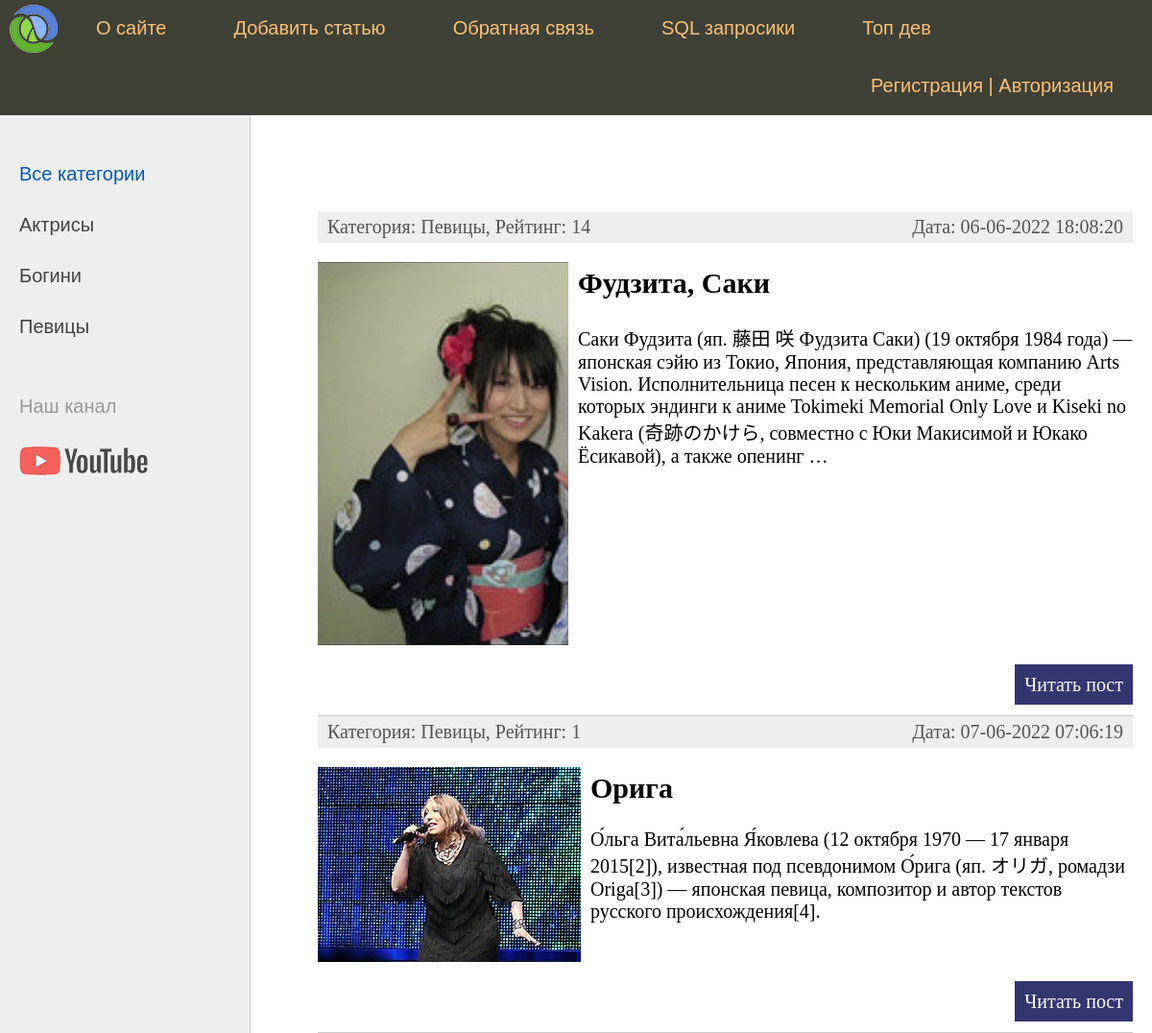
The app's page / (upper part), older data.
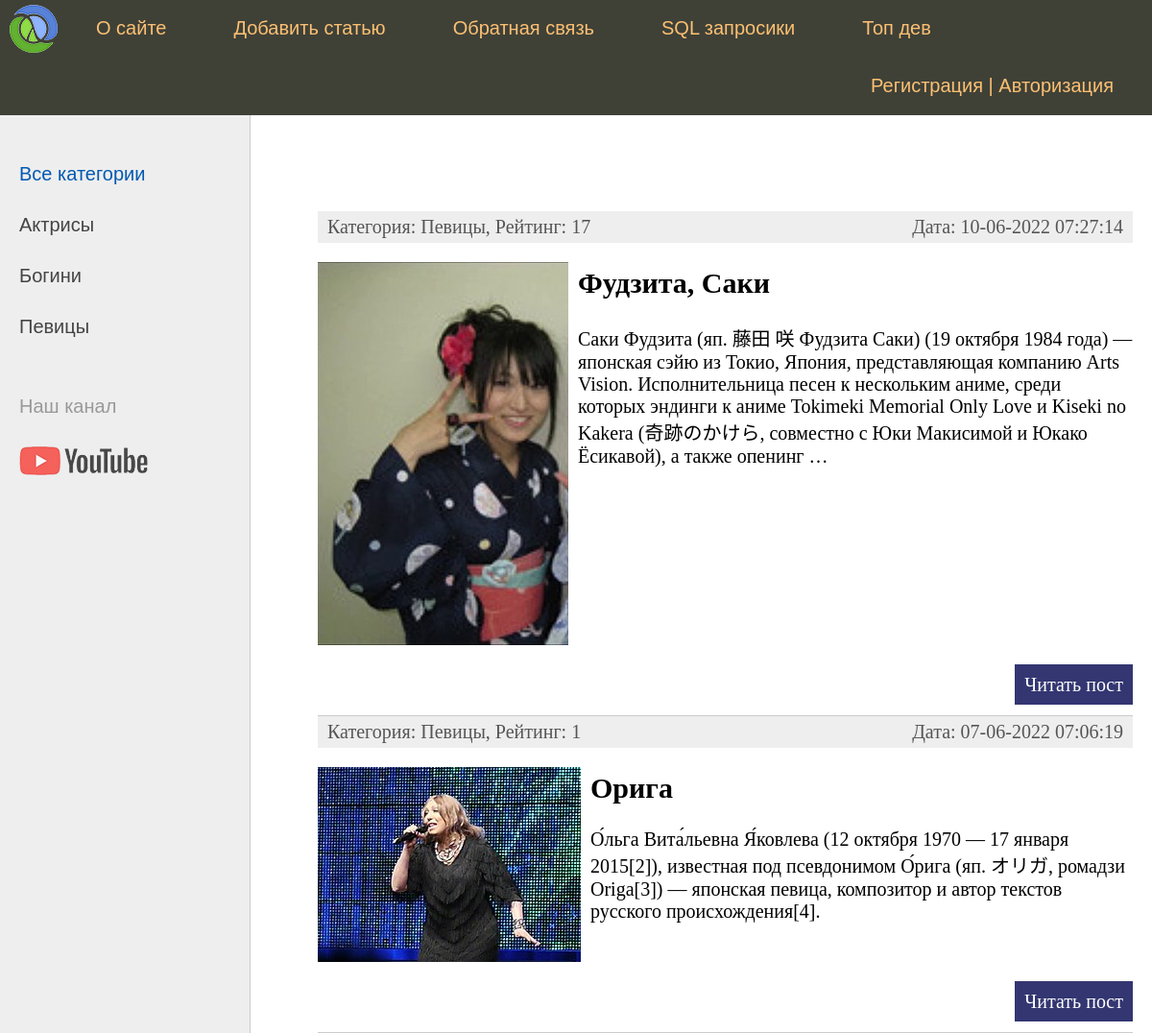
The same page, newer data.
### women/models.py (models this page shows, shortened)
class Women(models.Model):
    title = models.CharField(max_length=255, verbose_name='Заголовок')
    slug = models.SlugField(max_length=255, unique=True, db_index=True, verbose_name='URL')
    content = models.TextField(blank=True, verbose_name='Текст статьи')
    photo = models.ImageField(upload_to="photos/%Y/%m/%d/", verbose_name='Фото')
    time_create = models.DateTimeField(auto_now_add=True, verbose_name='Время создания')
    time_update = models.DateTimeField(auto_now=True, verbose_name='Время изменения')
    like = models.IntegerField(default=0, verbose_name='Лайки')
    is_published = models.BooleanField(default=True, verbose_name='Публикация')
    cat = models.ForeignKey('Category', on_delete=models.PROTECT, verbose_name='Категория')
    def get_absolute_url(self):
        return reverse('post', kwargs={'post_slug': self.slug})
    class Meta:
        verbose_name = 'Известные женщины'
        verbose_name_plural = 'Известные женщины'
        ordering = ['time_create', 'title']

class Category(models.Model):
    name = models.CharField(max_length=100, db_index=True, verbose_name='Название категории')
    slug = models.SlugField(max_length=255, unique=True, db_index=True, verbose_name='URL')
    def __str__(self):
        return self.name
    def get_absolute_url(self):
        return reverse('category', kwargs={'cat_slug': self.slug})
    class Meta:
        verbose_name = 'Категория'
        verbose_name_plural = 'Категории'
        ordering = ['name']

### women/views.py (the view)
# urls.py: path('', WomenHome.as_view(), name='home'),
class WomenHome(View):
    model = Women  # да это лишняя строчка
    def get(self, request):
        posts = Women.objects.all()
        paginator = Paginator(posts, 5)
        page_number = request.GET.get('page')
        page_obj = paginator.get_page(page_number)
        context = {'title': 'Главная страница',
                   'posts': page_obj,
                   'cat_selected': 0}
        return render(request, 'women/index.html', context=context)
    ''' Если бы меню не передавал в пользовательском теге, передавал бы изменяемый(динамический) контент следующим образом:
    def get_context_data(self, *, object_list=None, **kwargs):
        context = super().get_context_data(**kwargs)
        context['menu'] = menu # по этому ключу передавал бы меню (список словарей)
        return context
    '''

### women/templatetags/women_tags.py (called while the page is built)
@register.inclusion_tag('usertags/list_categories.html')
def show_categories(sort=None, cat_selected=None):
    if not sort:
        cats = Category.objects.all()
    else:
        cats = Category.objects.order_by(sort)
    return {"cats": cats, "cat_selected": cat_selected}

@register.inclusion_tag('usertags/list_menu.html')
def show_menu(*args, **kwargs):
    menu = [{'title': "О сайте", 'url_name': 'about'},
            {'title': "Добавить статью", 'url_name': 'add_page'},
            {'title': "Обратная связь", 'url_name': 'contact'},
            {'title': "SQL запросики", 'url_name': 'showsql'},
            {'title': "Топ дев", 'url_name': 'toprait'}]
    return {"menu": menu}

### women/templates/women/index.html (shortened to what this page needs)
{% extends 'women/base.html' %}
{% block content %}
<ul class="list-articles">
	{% for p in posts %}
			<li>
				<div class="article-panel">
					<p class="first">Категория: {{p.cat}}, Рейтинг: {{p.like}}</p>
					<p class="last">Дата: {{p.time_update|date:"d-m-Y H:i:s"}}</p>
				</div>
            {% if p.photo %}
            <p><img class="img-article-left thumn" src="{{ p.photo.url }}"></p>
            {% endif %}
				<h2>{{p.title}}</h2>
	{% autoescape on %}
	{{p.content|linebreaks|truncatewords:50}}
	{% endautoescape %}
			<p class="link-read-post"><a href="{{ p.get_absolute_url }}">Читать пост</a></p>
			</li>
	{% endfor %}
</ul>
{% endblock %}

Row changes from the older to the newer data that the page shows:
changed Women "Фудзита, Саки": like "14" → "17"; time_update "06-06-2022 18:08:20" → "10-06-2022 07:27:14"
